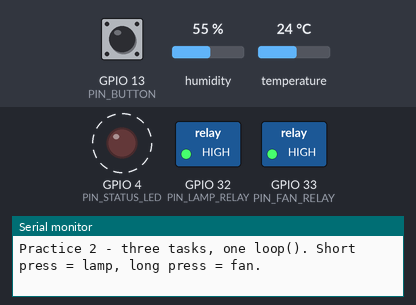
A sketch run on a simulated ESP32. On the bench: switched loads named in the sketch (green lamp = pin HIGH), output pins drawn as LEDs (lit = HIGH), the last lines printed to the serial monitor. Dashed ring = blinking. Inputs (shaded band) come from the test bench; at power-on: GPIO 13 (PIN_BUTTON) HIGH, humidity 55 %, temperature 24 °C.

Above: at 1.2 s.
1.3 s: GPIO 13 (PIN_BUTTON) pulled LOW for 0.15 s
At 2.8 s:
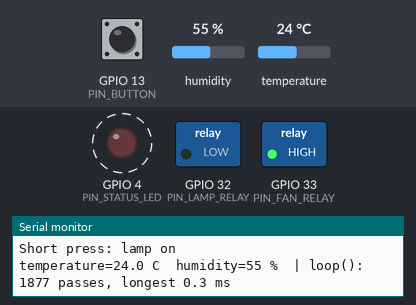
4.8 s: GPIO 13 (PIN_BUTTON) pulled LOW for 1 s
At 6.5 s:
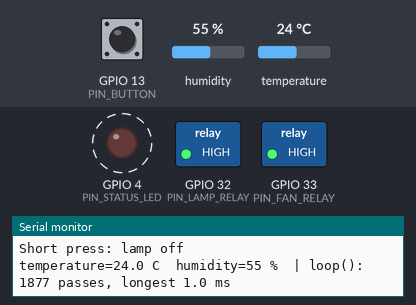
10.5 s: GPIO 13 (PIN_BUTTON) pulled LOW for 3.2 s
At 12.5 s:
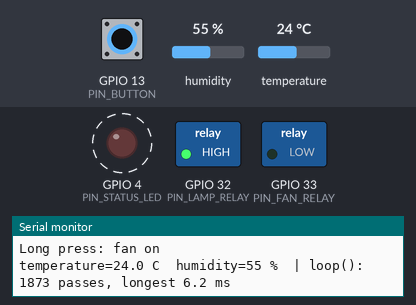
15.2 s: GPIO 13 (PIN_BUTTON) pulled LOW for 0.15 s
At 16.8 s:
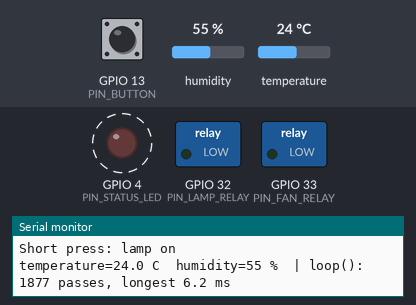
18.7 s: GPIO 13 (PIN_BUTTON) driven LOW
At 20.8 s:
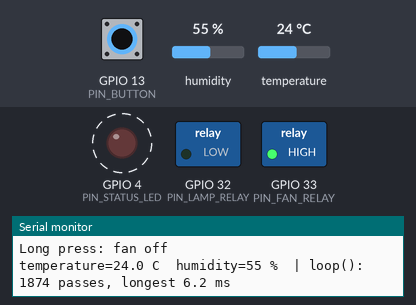
Timing chart, 0 to 23.2 s (numbered marks = the images above; inputs shaded):
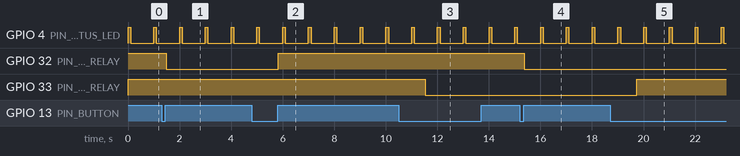

The sketch:

module08_three_tasks.ino
```cpp
// Module 8 - Practice 2: three tasks, one loop()
// Circuit: the Node 1 workbench (Module 7). Used here: status LED D4, button D13,
// lamp relay D32, fan relay D33, and the DHT22 on D14.
// Library: DHT sensor library 1.4.7 (installed with it: Adafruit Unified Sensor 1.1.15).
//
// Task 1 - heartbeat: status LED blinks slowly = normal, blinks fast = sensor problem.
// Task 2 - sensor: the DHT22 is read every 2 seconds.
// Task 3 - button: short press = lamp, long press (1 second) = fan.

#include <DHT.h>

const int PIN_STATUS_LED = 4;
const int PIN_BUTTON = 13;
const int PIN_LAMP_RELAY = 32;  // active-LOW relay
const int PIN_FAN_RELAY = 33;   // active-LOW relay
const int PIN_DHT = 14;

// Schedule, all in milliseconds
const unsigned long NORMAL_BEAT = 1000;      // one blink every 1 second
const unsigned long PROBLEM_BEAT = 250;      // four blinks every 1 second
const unsigned long BEAT_ON_TIME = 100;      // the LED is on for 100 ms at the start of each beat
const unsigned long READ_INTERVAL = 2000;    // the DHT22 is read every 2 seconds
const unsigned long DEBOUNCE_DELAY = 30;     // the button reading must stay steady this long
const unsigned long LONG_PRESS_TIME = 1000;  // held for 1 second or more = long press

DHT dht(PIN_DHT, DHT22);

// Each task's time notes and state
unsigned long beatStartTime = 0;
bool sensorProblem = false;

unsigned long lastReadTime = 0;

int previousReading = HIGH;  // the button reading on the previous pass; HIGH = released
unsigned long lastChangeTime = 0;
int stableButton = HIGH;     // the button state we already trust (steady for 30 ms)
unsigned long pressStartTime = 0;
bool longPressDone = false;

bool lampOn = false;
bool fanOn = false;

// loop() health meter
unsigned long loopCount = 0;
unsigned long longestLoopUs = 0;  // microseconds

void setRelay(int pin, bool isOn) {
  if (isOn) {
    digitalWrite(pin, LOW);  // active-LOW relay
  } else {
    digitalWrite(pin, HIGH);
  }
}

const char* onOffText(bool isOn) {
  if (isOn) {
    return "on";
  }
  return "off";
}

// ---------- Task 1: heartbeat ----------
void updateHeartbeat() {
  unsigned long now = millis();
  unsigned long beatLength = NORMAL_BEAT;
  if (sensorProblem) {
    beatLength = PROBLEM_BEAT;
  }
  if (now - beatStartTime >= beatLength) {
    beatStartTime = now;  // start the next beat
  }
  // The LED is on only at the start of a beat: true = HIGH (on), false = LOW (off)
  digitalWrite(PIN_STATUS_LED, now - beatStartTime < BEAT_ON_TIME);
}

// ---------- Task 2: read the DHT22 every 2 seconds ----------
void readSensorOnSchedule() {
  if (millis() - lastReadTime < READ_INTERVAL) {
    return;  // not time yet: return at once, don't wait
  }
  lastReadTime = millis();

  float temperature = dht.readTemperature();
  float humidity = dht.readHumidity();
  sensorProblem = isnan(temperature) || isnan(humidity);

  if (sensorProblem) {
    Serial.print("DHT22 can't be read! Status LED blinks fast.");
  } else {
    Serial.print("temperature=");
    Serial.print(temperature, 1);
    Serial.print(" C  humidity=");
    Serial.print(humidity, 0);
    Serial.print(" %");
  }
  Serial.print("  | loop(): ");
  Serial.print(loopCount);
  Serial.print(" passes, longest ");
  Serial.print(longestLoopUs / 1000.0, 1);
  Serial.println(" ms");
  loopCount = 0;
  longestLoopUs = 0;
}

// ---------- Task 3: the button, short press and long press ----------
void shortPress() {
  lampOn = !lampOn;
  setRelay(PIN_LAMP_RELAY, lampOn);
  Serial.print("Short press: lamp ");
  Serial.println(onOffText(lampOn));
}

void longPress() {
  fanOn = !fanOn;
  setRelay(PIN_FAN_RELAY, fanOn);
  Serial.print("Long press: fan ");
  Serial.println(onOffText(fanOn));
}

void checkButton() {
  unsigned long now = millis();
  int reading = digitalRead(PIN_BUTTON);

  // 1. Did the reading change (pressed, released, bouncing, or noise)? Count its "steady" time from zero again.
  if (reading != previousReading) {
    previousReading = reading;
    lastChangeTime = now;
  }

  // 2. Steady for 30 ms and different from the trusted state? That's a real change.
  if (reading != stableButton && now - lastChangeTime >= DEBOUNCE_DELAY) {
    stableButton = reading;
    if (stableButton == LOW) {  // just pressed: start timing how long
      pressStartTime = now;
      longPressDone = false;
    } else if (!longPressDone) {  // just released before 1 second: short press
      shortPress();
    }
  }

  // 3. Still held after 1 second? Long press, handled once without waiting for the finger to lift.
  if (stableButton == LOW && !longPressDone && now - pressStartTime >= LONG_PRESS_TIME) {
    longPressDone = true;
    longPress();
  }
}

void setup() {
  Serial.begin(115200);
  pinMode(PIN_STATUS_LED, OUTPUT);
  pinMode(PIN_BUTTON, INPUT_PULLUP);
  pinMode(PIN_LAMP_RELAY, OUTPUT);
  pinMode(PIN_FAN_RELAY, OUTPUT);
  setRelay(PIN_LAMP_RELAY, false);  // switch off right away: pinMode(OUTPUT) makes the pin LOW (= relay pulls in)
  setRelay(PIN_FAN_RELAY, false);
  dht.begin();
  Serial.println("Practice 2 - three tasks, one loop(). Short press = lamp, long press = fan.");
}

void loop() {
  unsigned long start = micros();  // microseconds: to measure how long this pass takes

  updateHeartbeat();
  readSensorOnSchedule();
  checkButton();

  loopCount++;
  unsigned long elapsed = micros() - start;
  if (elapsed > longestLoopUs) {
    longestLoopUs = elapsed;
  }
}
```

Measured:
- after the input at 1.3 s, GPIO 32 (PIN_LAMP_RELAY): HIGH → LOW after 0.18 s
- after the input at 4.8 s, GPIO 32 (PIN_LAMP_RELAY): LOW → HIGH after 1.0 s
- after the input at 10.5 s, GPIO 33 (PIN_FAN_RELAY): HIGH → LOW after 1.0 s
- after the input at 15.2 s, GPIO 32 (PIN_LAMP_RELAY): HIGH → LOW after 0.18 s
- after the input at 18.7 s, GPIO 33 (PIN_FAN_RELAY): LOW → HIGH after 1.0 s
- by itself, GPIO 4 (PIN_STATUS_LED): alternates HIGH for 0.10 s and LOW for 0.90 s
